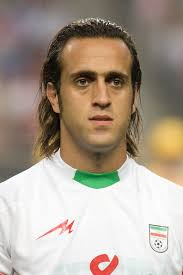
#> input picture cv-lav-session-09/karimi.jpg, 183 x 275 px, found by its file name
$ python rigid.py
#> lines starting #> are read from the running program, lines starting #| are printed output that depends on the picture
import cv2
import numpy as np

I = cv2.imread('karimi.jpg',0)
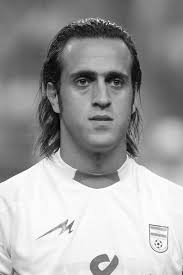
#> I: shape (275, 183); min 0, max 255, mean 160.8

tx = 0
ty = 0

th =  20 # angle of rotation (degrees)
th *= np.pi / 180 # convert to radians

M = np.array([[np.cos(th),-np.sin(th),tx],
              [np.sin(th), np.cos(th),ty]])

J = cv2.warpAffine(I,M, (I.shape[1], I.shape[0]) )
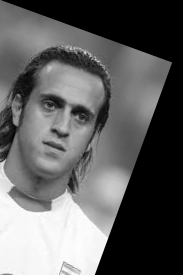
#> J: shape (275, 183); min 0, max 255, mean 96.1

cv2.imshow('I',I)
cv2.imshow('J',J)

cv2.waitKey(0)
